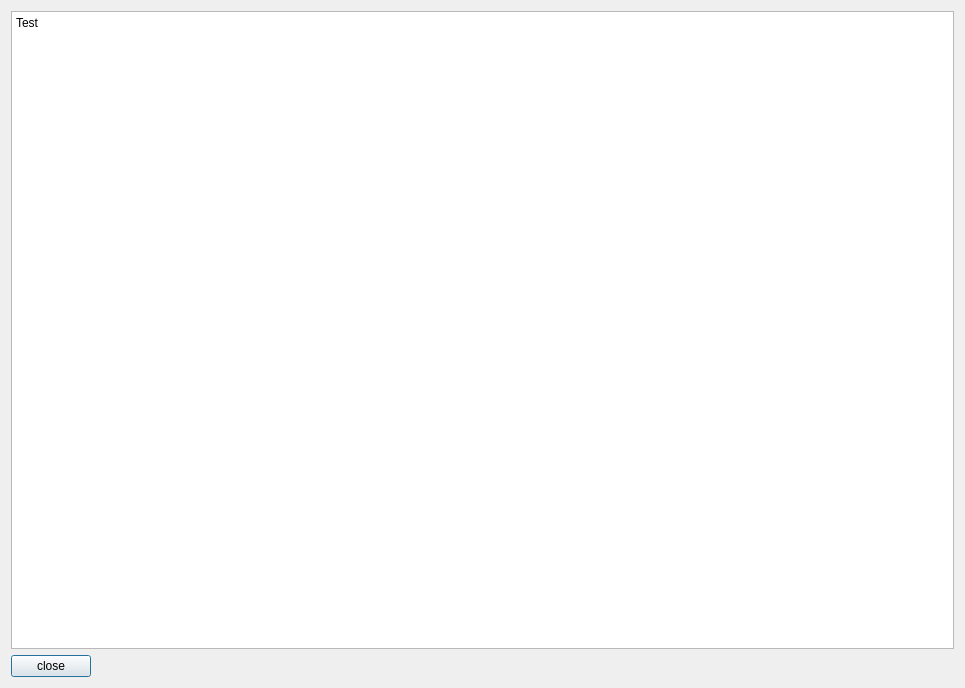
<?xml version="1.0" encoding="UTF-8"?>
<ui version="4.0">
 <class>ArduinoSketchClass</class>
 <widget class="QDialog" name="ArduinoSketchClass">
  <property name="geometry">
   <rect>
    <x>0</x>
    <y>0</y>
    <width>965</width>
    <height>688</height>
   </rect>
  </property>
  <property name="windowTitle">
   <string>Arduino Sketch</string>
  </property>
  <layout class="QVBoxLayout" name="verticalLayout">
   <item>
    <widget class="QPlainTextEdit" name="plainTextEdit">
     <property name="readOnly">
      <bool>true</bool>
     </property>
     <property name="plainText">
      <string>Test</string>
     </property>
     <property name="tabStopWidth">
      <number>40</number>
     </property>
    </widget>
   </item>
   <item>
    <layout class="QHBoxLayout" name="horizontalLayout">
     <item>
      <widget class="QPushButton" name="closeButton">
       <property name="text">
        <string>close</string>
       </property>
      </widget>
     </item>
     <item>
      <spacer name="horizontalSpacer">
       <property name="orientation">
        <enum>Qt::Horizontal</enum>
       </property>
       <property name="sizeHint" stdset="0">
        <size>
         <width>40</width>
         <height>20</height>
        </size>
       </property>
      </spacer>
     </item>
    </layout>
   </item>
  </layout>
 </widget>
 <resources>
  <include location="../resources.qrc"/>
 </resources>
 <connections/>
</ui>
